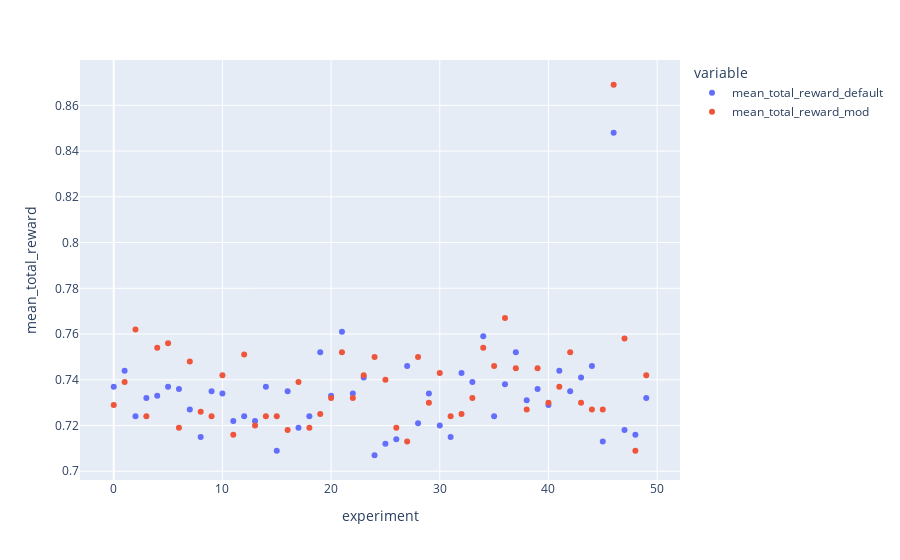

Notebook cell for this chart:
### Code cell
px.scatter(task2_df.sort_values('iteration_n').reset_index(),
           x='index',
           y=['mean_total_reward_default', 'mean_total_reward_mod'],
           labels={'index': 'experiment', 'value': 'mean_total_reward'})

### Figure 1 — Plotly figure (JSON) as saved in the notebook; plotly's stock layout.template omitted (floating-point values rounded to 4 significant figures)
{"data": [{"hovertemplate": "variable=mean_total_reward_default<br>experiment=%{x}<br>mean_total_reward=%{y}<extra></extra>", "legendgroup": "mean_total_reward_default", "marker": {"color": "#636efa", "symbol": "circle"}, "mode": "markers", "name": "mean_total_reward_default", "orientation": "v", "showlegend": true, "type": "scatter", "x": [35, 17, 41, 13, 11, 22, 34, 25, 2, 23, 32, 10, 20, 31, 18, 5, 8, 49, 44, 29, 30, 19, 21, 48, 42, 43, 38, 9, 28, 3, 40, 0, 33, 16, 36, 27, 15, 6, 47, 1, 26, 14, 46, 37, 45, 12, 4, 7, 39, 24], "xaxis": "x", "y": [0.724, 0.719, 0.744, 0.722, 0.722, 0.734, 0.759, 0.712, 0.724, 0.741, 0.743, 0.734, 0.733, 0.715, 0.724, 0.737, 0.715, 0.732, 0.746, 0.734, 0.72, 0.752, 0.761, 0.716, 0.735, 0.741, 0.731, 0.735, 0.721, 0.732, 0.729, 0.737, 0.739, 0.735, 0.738, 0.746, 0.709, 0.736, 0.718, 0.744, 0.714, 0.737, 0.848, 0.752, 0.713, 0.724, 0.733, 0.727, 0.736, 0.707], "yaxis": "y"}, {"hovertemplate": "variable=mean_total_reward_mod<br>experiment=%{x}<br>mean_total_reward=%{y}<extra></extra>", "legendgroup": "mean_total_reward_mod", "marker": {"color": "#EF553B", "symbol": "circle"}, "mode": "markers", "name": "mean_total_reward_mod", "orientation": "v", "showlegend": true, "type": "scatter", "x": [35, 17, 41, 13, 11, 22, 34, 25, 2, 23, 32, 10, 20, 31, 18, 5, 8, 49, 44, 29, 30, 19, 21, 48, 42, 43, 38, 9, 28, 3, 40, 0, 33, 16, 36, 27, 15, 6, 47, 1, 26, 14, 46, 37, 45, 12, 4, 7, 39, 24], "xaxis": "x", "y": [0.746, 0.739, 0.737, 0.72, 0.716, 0.732, 0.754, 0.74, 0.762, 0.742, 0.725, 0.742, 0.732, 0.724, 0.719, 0.756, 0.726, 0.742, 0.727, 0.73, 0.743, 0.725, 0.752, 0.709, 0.752, 0.73, 0.727, 0.724, 0.75, 0.724, 0.73, 0.729, 0.732, 0.718, 0.767, 0.713, 0.724, 0.719, 0.758, 0.739, 0.719, 0.724, 0.869, 0.745, 0.727, 0.751, 0.754, 0.748, 0.745, 0.75], "yaxis": "y"}], "layout": {"legend": {"title": {"text": "variable"}, "tracegroupgap": 0}, "margin": {"t": 60}, "xaxis": {"anchor": "y", "domain": [0, 1], "title": {"text": "experiment"}}, "yaxis": {"anchor": "x", "domain": [0, 1], "title": {"text": "mean_total_reward"}}}}
